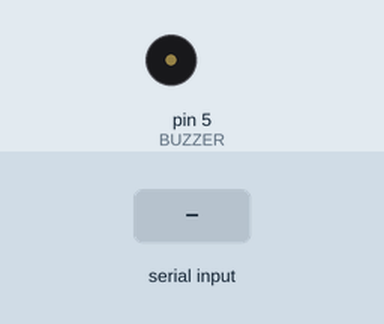
Recording of a sketch running on a simulated Arduino Uno, built with avr-gcc and run on an emulated ATmega328P. Shown: buzzer (waves = sounding). Inputs (shaded band) come from the test bench. What the sketch prints to the serial monitor is not drawn.

Above: at 1.2 s.
1.3 s: "1" received over Serial
At 1.8 s:
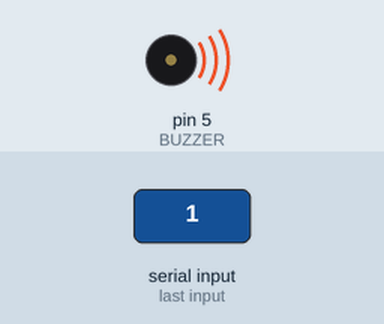
2.8 s: "2" received over Serial
Timing chart, 0 to 5.8 s (numbered marks = the images above; inputs shaded):
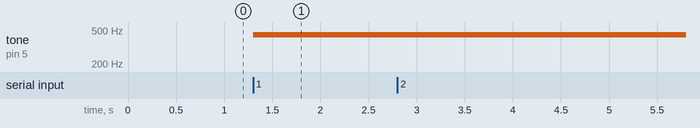

Measured:
- after the input at 1.3 s, tone on pin 5 (BUZZER): silent → 440 Hz at once
- after the input at 2.8 s, every drawn part: stays the same

The sketch:

HC05_Sketch.ino
```cpp
//#include <SoftwareSerial.h>

//SoftwareSerial miBT(10, 11);
char DATO = 0;
int BUZZER = 5;

void setup() {
  //miBT.begin(38400);
  Serial.begin(38400);
  Serial.println("MODULO CONECTADO");
  Serial.print("#");
  pinMode(BUZZER, OUTPUT);
}

void loop() {
  if (Serial.available()){
    DATO = Serial.read();
    if (DATO == '1'){
      tone(BUZZER, 440);
    }

    if(DATO == '0'){
      noTone(BUZZER);
    }

    if(DATO == '2'){
      Serial.println("Hola, tu bebe esta de 10");
      Serial.print("#");
    }
  }
}
```
